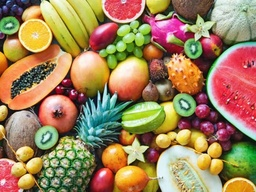
#> input picture samplec.jpg, 256 x 192 px, shrunk from 732 x 549 before the run, found by its file name
$ python season_3_5.py
#> lines starting #> are read from the running program, lines starting #| are printed output that depends on the picture; after the words box and inside, x2 and y2 are one past the last pixel; in counts of white or black regions, pixels touching at a corner belong together
# Import OpenCV library for image processing
import cv2
# Import NumPy for numerical operations
import numpy as np
# Import matplotlib for displaying images and histograms
import matplotlib.pyplot as plt

# Define a class for Look-Up Table (LUT) based image processing
class LUT:
    # Initialize the class with an image path
    def __init__(self, image_path):
        # Store the image path
        self.image_path = image_path
        # Load the image using the get_image method
        self.image = self.get_image()

    # Method to load an image from the specified path
    def get_image(self):
        """Get image based on hard path and return as numpy array"""
        # Read the image using OpenCV
        image = cv2.imread(self.image_path)
#> image is the input picture: shape (192, 256, 3); mean B, G, R 90.4, 130.2, 159.8
        # Check if image was loaded successfully
        if image is None:
            raise ValueError("Image not found at the specified path")
        return image

    # Method to convert BGR to RGB manually
    def bgr_to_rgb(self, image):
        """Convert BGR image to RGB using loops"""
        rgb = image.copy()
        rows, cols, channels = rgb.shape
        for i in range(rows):
            for j in range(cols):
                # Swap B and R channels
                rgb[i, j, 0], rgb[i, j, 2] = rgb[i, j, 2], rgb[i, j, 0]
        return rgb

    # Method to convert BGR to grayscale manually
    def bgr_to_gray(self, image):
        """Convert BGR image to grayscale using loops"""
        gray = np.zeros((image.shape[0], image.shape[1]), dtype=np.uint8)
        rows, cols = gray.shape
#> rows = 192; cols = 256
        for i in range(rows):
            for j in range(cols):
                # Weighted average for grayscale conversion
                gray[i, j] = 0.114 * image[i, j, 0] + 0.587 * image[i, j, 1] + 0.299 * image[i, j, 2]
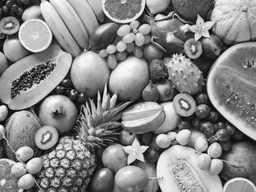
#> gray: shape (192, 256); min 2, max 253, mean 134
        return gray

    # Method to convert BGR to YCrCb manually
    def bgr_to_ycrcb(self, image):
        """Convert BGR image to YCrCb using loops"""
        ycrcb = np.zeros_like(image, dtype=np.float32)
        rows, cols, channels = ycrcb.shape
        for i in range(rows):
            for j in range(cols):
                b, g, r = image[i, j]
                # Y component
                ycrcb[i, j, 0] = 0.299 * r + 0.587 * g + 0.114 * b
                # Cr component
                ycrcb[i, j, 1] = (r - ycrcb[i, j, 0]) * 0.713 + 128
                # Cb component
                ycrcb[i, j, 2] = (b - ycrcb[i, j, 0]) * 0.564 + 128
        return ycrcb.astype(np.uint8)

    # Method to convert YCrCb to BGR manually
    def ycrcb_to_bgr(self, image):
        """Convert YCrCb image to BGR using loops"""
        bgr = np.zeros_like(image, dtype=np.float32)
        rows, cols, channels = bgr.shape
        for i in range(rows):
            for j in range(cols):
                y, cr, cb = image[i, j]
                # R component
                r = y + 1.403 * (cr - 128)
                # G component
                g = y - 0.714 * (cr - 128) - 0.344 * (cb - 128)
                # B component
                b = y + 1.773 * (cb - 128)
                # Clip values to 0-255 range
                bgr[i, j, 0] = max(0, min(255, b))
                bgr[i, j, 1] = max(0, min(255, g))
                bgr[i, j, 2] = max(0, min(255, r))
        return bgr.astype(np.uint8)

    # Method to create a negative of the image
    def negative_image(self):
        """Create negative of the image"""
        negative = self.image.copy()
        rows, cols, channels = negative.shape
        for i in range(rows):
            for j in range(cols):
                for k in range(channels):
                    negative[i, j, k] = 255 - negative[i, j, k]
        return negative

    # Method to apply thresholding to the image
    def thresholding(self, threshold=127):
        """Apply thresholding to the image"""
        if len(self.image.shape) == 3:
            gray = self.bgr_to_gray(self.image)
        else:
            gray = self.image.copy()

        thresh = gray.copy()
        rows, cols = thresh.shape
#> rows = 192; cols = 256
        for i in range(rows):
            for j in range(cols):
                thresh[i, j] = 255 if thresh[i, j] > threshold else 0
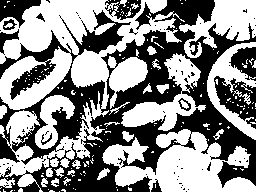
#> thresh: shape (192, 256); 54.5% white; 88 black regions (76 under 20 px), largest, box (x1, y1, x2, y2) and area: (0, 0, 256, 192) 19067, (214, 76, 256, 129) 1074, (0, 0, 41, 28) 587
        return thresh

    # Method to apply gamma correction
    def gamma_correction(self, gamma=1.0, c=1):
        """Apply gamma correction: s = c * r^gamma"""
#> called with gamma = 0.5, c = 1
        corrected = self.image.copy().astype(np.float32)
        rows, cols, channels = corrected.shape
#> rows = 192; cols = 256; channels = 3
        for i in range(rows):
            for j in range(cols):
                for k in range(channels):
                    corrected[i, j, k] = c * (corrected[i, j, k] / 255.0) ** gamma
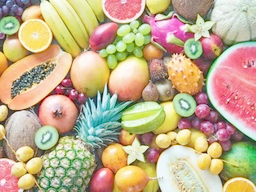
#> corrected: shape (192, 256, 3) float32; mean B, G, R 0.549, 0.682, 0.764
        return (corrected * 255).astype(np.uint8)

    # Method to apply contrast stretching
    def contrast_stretching(self, r1=0, r2=255, s1=0, s2=255):
        """Apply contrast stretching"""
#> called with r1 = 50, r2 = 200, s1 = 30, s2 = 220
        stretched = self.image.copy()
        rows, cols, channels = stretched.shape
#> rows = 192; cols = 256; channels = 3
        for i in range(rows):
            for j in range(cols):
                for k in range(channels):
                    pixel = stretched[i, j, k]
                    if pixel <= r1:
                        stretched[i, j, k] = s1
                    elif pixel >= r2:
                        stretched[i, j, k] = s2
                    else:
                        stretched[i, j, k] = s1 + ((pixel - r1) / (r2 - r1)) * (s2 - s1)
        return stretched

    # Method to adjust brightness
    def adjust_brightness(self, value=0):
        """Adjust brightness by adding/subtracting value from all pixels"""
        bright = self.image.copy().astype(np.int16)
        rows, cols, channels = bright.shape
        for i in range(rows):
            for j in range(cols):
                for k in range(channels):
                    bright[i, j, k] = np.clip(bright[i, j, k] + value, 0, 255)
        return bright.astype(np.uint8)

    # Helper method to display histograms
    def show_histogram(self, image, title, pos, color='gray'):
        """Helper function to show histogram for a single image"""
        plt.subplot(4, 4, pos)
        if len(image.shape) == 3:
            colors = ('b', 'g', 'r')
            for i, col in enumerate(colors):
                hist = cv2.calcHist([image], [i], None, [256], [0, 256])
                plt.plot(hist, color=col)
        else:
            hist = cv2.calcHist([image], [0], None, [256], [0, 256])
            plt.plot(hist, color=color)
        plt.title(title)
        plt.xlabel('Pixel Value')
        plt.ylabel('Frequency')

    # Method to display all processed images and their histograms
    def display_all(self):
        """Display all processed images and their histograms in one figure"""
        negative = self.negative_image()
        threshold = self.thresholding(127)
        gamma_corrected = self.gamma_correction(gamma=0.5)
        contrast_stretched = self.contrast_stretching(r1=50, r2=200, s1=30, s2=220)
        equalized = self.histogram_equalization()
        brighter = self.adjust_brightness(50)
        darker = self.adjust_brightness(-50)

        # Convert images using our manual methods
        original_rgb = self.bgr_to_rgb(self.image)
        negative_rgb = self.bgr_to_rgb(negative)
        gamma_rgb = self.bgr_to_rgb(gamma_corrected)
        contrast_rgb = self.bgr_to_rgb(contrast_stretched)
        equalized_rgb = self.bgr_to_rgb(equalized)
        brighter_rgb = self.bgr_to_rgb(brighter)
        darker_rgb = self.bgr_to_rgb(darker)

        plt.figure(figsize=(20, 20))

        # Original image subplot
        plt.subplot(4, 4, 1)
        plt.imshow(original_rgb)
        plt.title('Original Image')
        plt.axis('off')

        # Original histogram
        self.show_histogram(self.image, 'Original Histogram', 2)

        # Negative image subplot
        plt.subplot(4, 4, 3)
        plt.imshow(negative_rgb)
        plt.title('Negative Image')
        plt.axis('off')

        # Negative histogram
        self.show_histogram(negative, 'Negative Histogram', 4)

        # Threshold image subplot
        plt.subplot(4, 4, 5)
        plt.imshow(threshold, cmap='gray')
        plt.title('Threshold Image')
        plt.axis('off')

        # Threshold histogram
        self.show_histogram(threshold, 'Threshold Histogram', 6)

        # Gamma corrected image subplot
        plt.subplot(4, 4, 7)
        plt.imshow(gamma_rgb)
        plt.title('Gamma Corrected (γ=0.5)')
        plt.axis('off')

        # Gamma histogram
        self.show_histogram(gamma_corrected, 'Gamma Histogram', 8)

        # Contrast stretched image subplot
        plt.subplot(4, 4, 9)
        plt.imshow(contrast_rgb)
        plt.title('Contrast Stretched')
        plt.axis('off')

        # Contrast histogram
        self.show_histogram(contrast_stretched, 'Contrast Histogram', 10)

        # Histogram equalized image subplot
        plt.subplot(4, 4, 11)
        plt.imshow(equalized_rgb)
        plt.title('Histogram Equalized')
        plt.axis('off')

        # Equalized histogram
        self.show_histogram(equalized, 'Equalized Histogram', 12)

        # Brighter image subplot
        plt.subplot(4, 4, 13)
        plt.imshow(brighter_rgb)
        plt.title('Brighter (+50)')
        plt.axis('off')

        # Brighter histogram
        self.show_histogram(brighter, 'Brighter Histogram', 14)

        # Darker image subplot
        plt.subplot(4, 4, 15)
        plt.imshow(darker_rgb)
        plt.title('Darker (-50)')
        plt.axis('off')

        # Darker histogram
        self.show_histogram(darker, 'Darker Histogram', 16)

        plt.tight_layout()
        plt.show()

    # Method to perform histogram equalization
    def histogram_equalization(self):
        """Apply histogram equalization"""
        if len(self.image.shape) == 3:
            # Convert to YCrCb using our manual method
            ycrcb = self.bgr_to_ycrcb(self.image)
#> after the loop in bgr_to_ycrcb, `for i in range(rows):`:
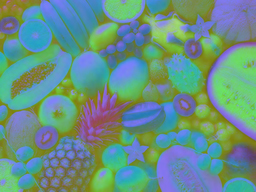
#> ycrcb: shape (192, 256, 3) float32; mean B, G, R 134.5, 146, 103.1
            y = ycrcb[:, :, 0]

            # Calculate histogram for Y channel
            hist = [0] * 256
            rows, cols = y.shape
#> rows = 192; cols = 256
            for i in range(rows):
                for j in range(cols):
                    hist[y[i, j]] += 1

            # Calculate cumulative distribution function (CDF)
            cdf = [0] * 256
            cdf[0] = hist[0]
            for i in range(1, 256):
                cdf[i] = cdf[i-1] + hist[i]
#> after the loop, cdf = 256 values from 0 to 49152

            # Normalize CDF
            cdf_min = min(cdf)
            total_pixels = rows * cols
            for i in range(256):
                cdf[i] = round((cdf[i] - cdf_min) / (total_pixels - cdf_min) * 255)

            # Apply equalization to Y channel
            equalized = y.copy()
            for i in range(rows):
                for j in range(cols):
                    equalized[i, j] = cdf[y[i, j]]

            # Replace Y channel and convert back to BGR
            ycrcb[:, :, 0] = equalized
            return self.ycrcb_to_bgr(ycrcb)
        else:
            # For grayscale images
            hist = [0] * 256
            rows, cols = self.image.shape
            for i in range(rows):
                for j in range(cols):
                    hist[self.image[i, j]] += 1

            cdf = [0] * 256
            cdf[0] = hist[0]
            for i in range(1, 256):
                cdf[i] = cdf[i-1] + hist[i]

            cdf_min = min(cdf)
            total_pixels = rows * cols
            for i in range(256):
                cdf[i] = round((cdf[i] - cdf_min) / (total_pixels - cdf_min) * 255)

            equalized = self.image.copy()
            for i in range(rows):
                for j in range(cols):
                    equalized[i, j] = cdf[self.image[i, j]]

            return equalized


# Example usage
if __name__ == "__main__":
    # Create LUT instance with image path
    lut = LUT("/home/panzer/Desktop/DESK/CV/samplec.jpg")

    # Display all processed images and histograms in one figure
    lut.display_all()
#> call 2 of adjust_brightness, with value = -50
#> after the loop in adjust_brightness (call 2), `for i in range(rows):`:
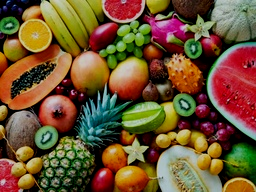
#> bright: shape (192, 256, 3) int16; mean B, G, R 48.9, 83.6, 111.7
#> after the loop in bgr_to_rgb (call 7), `for i in range(rows):`:
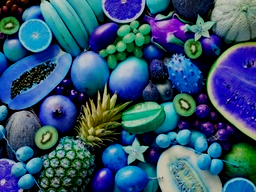
#> rgb: shape (192, 256, 3); mean of channels 0, 1, 2 111.7, 83.6, 48.9; drawn as B, G, R
#> in display_all, `plt.show()`:
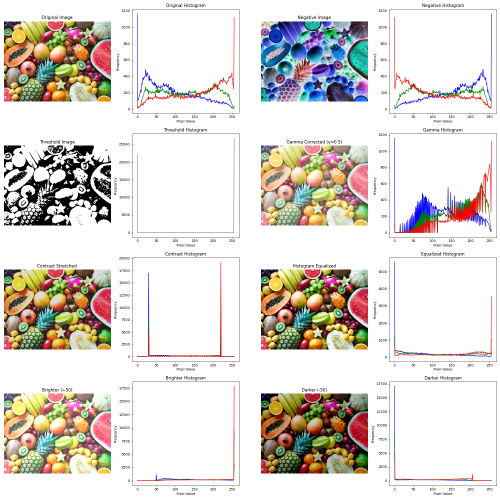
#> figure drawn by matplotlib, 16 panels; B, G, R data is drawn as R, G, B; panel 2: curve peaks at x = 0, y = 1159; panel 2: curve peaks at x = 204, y = 317; panel 2: curve peaks at x = 255, y = 1122; panel 4: curve peaks at x = 255, y = 1159
